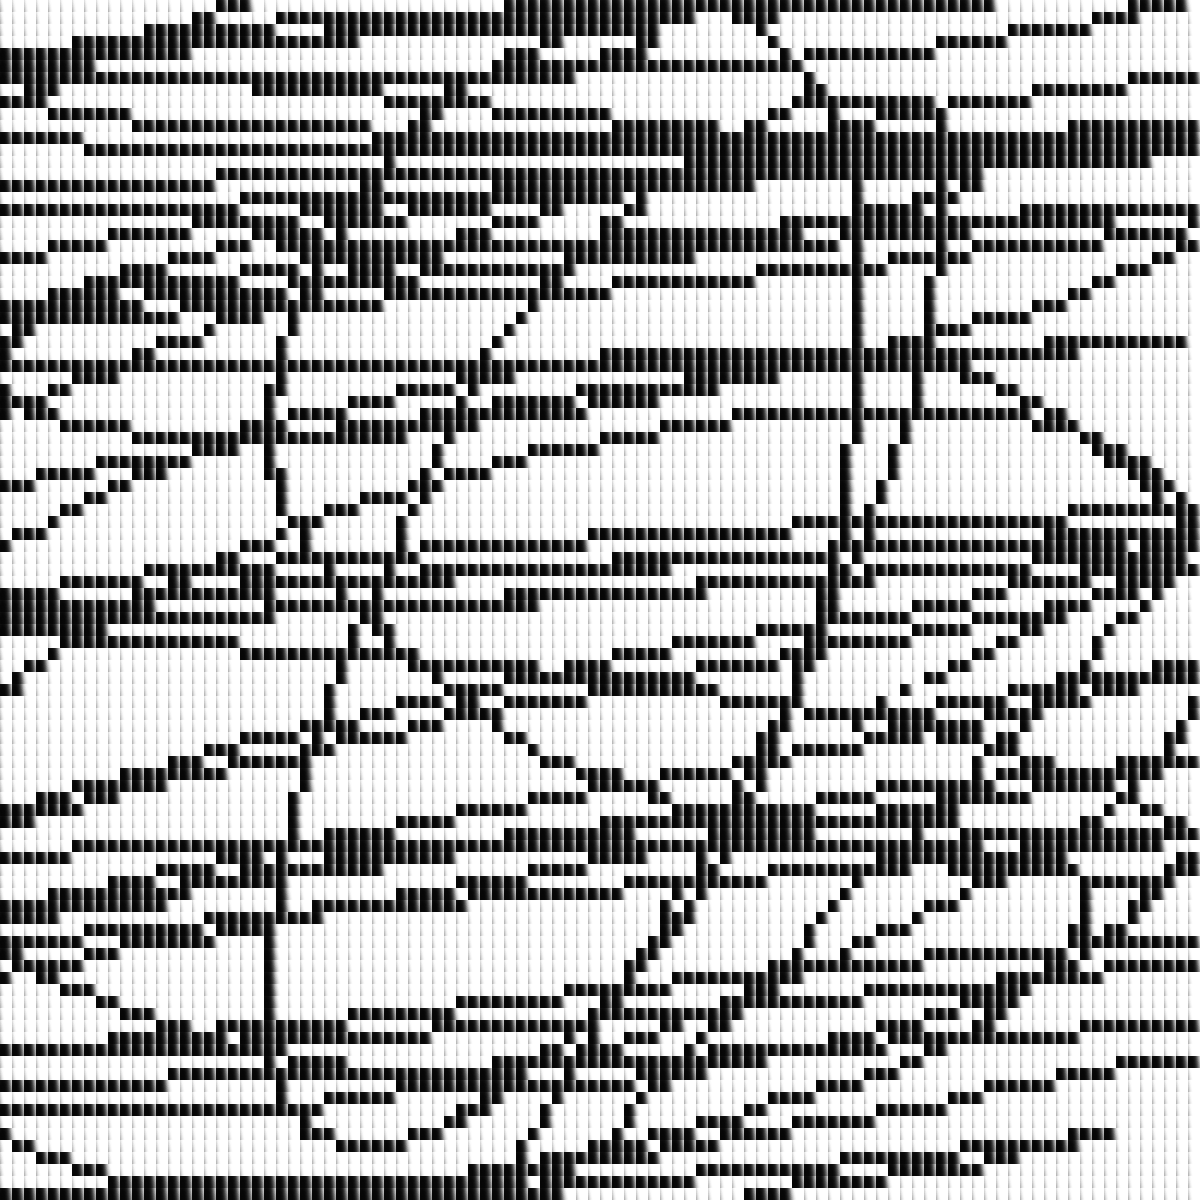

The image is a tile-based game level rendered from a .tmx file. Its description and source (layers, tilesets, objects; grid data summarised) follow:
An orthogonal 100x100 tile map with 12x12 px tiles, 1 tile layer (Tile Layer 1).

<map version="1.0" orientation="orthogonal" renderorder="right-down" width="100" height="100" tilewidth="12" tileheight="12" nextobjectid="1">
 <tileset firstgid="1" source="../Tiles/tileset.tsx" />
 <layer name="Tile Layer 1" width="100" height="100">
  <data>[10000 cells, 10000 non-empty, 2 distinct tile ids]</data>
 </layer>
</map>